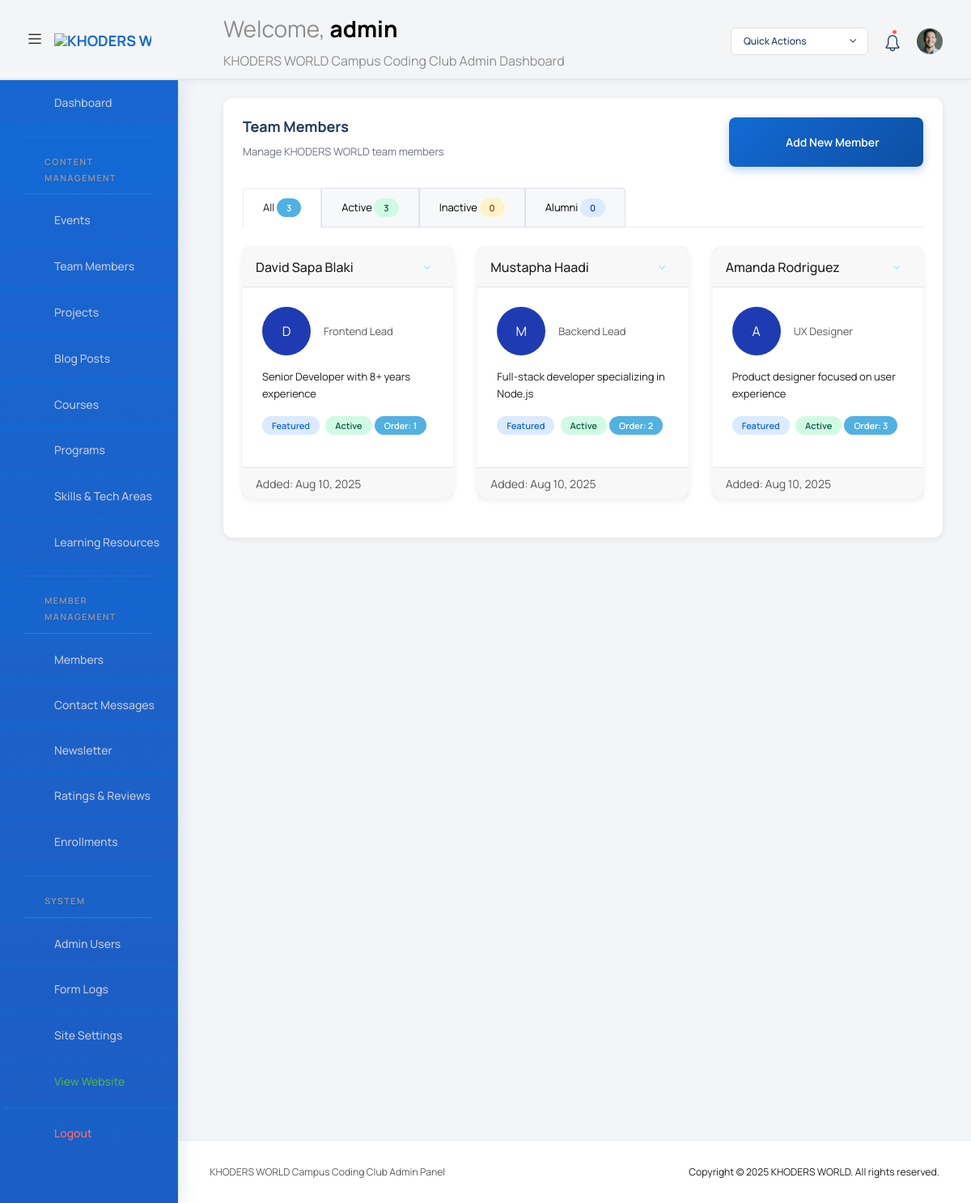
/admin/index.php?route=team (signed in), run on the app's committed database.
### tables this page shows
CREATE TABLE IF NOT EXISTS team_members (
    id INT AUTO_INCREMENT PRIMARY KEY,
    name VARCHAR(200) NOT NULL,
    email VARCHAR(100),
    phone VARCHAR(20),
    position VARCHAR(100),
    bio TEXT,
    image_url VARCHAR(500),
    profile_image VARCHAR(500),
    social_links JSON,
    linkedin_url VARCHAR(500),
    github_url VARCHAR(500),
    twitter_url VARCHAR(500),
    personal_website VARCHAR(500),
    is_featured BOOLEAN DEFAULT FALSE,
    order_index INT DEFAULT 0,
    average_rating DECIMAL(3,2) DEFAULT 0.00,
    total_ratings INT DEFAULT 0,
    status ENUM('active', 'inactive') DEFAULT 'active',
    created_at TIMESTAMP DEFAULT CURRENT_TIMESTAMP,
    updated_at TIMESTAMP DEFAULT CURRENT_TIMESTAMP ON UPDATE CURRENT_TIMESTAMP,
    INDEX idx_status (status),
    INDEX idx_order (order_index),
    INDEX idx_featured (is_featured),
    INDEX idx_rating (average_rating DESC)
);

### admin/index.php (called while the page is built, shortened)
<?php
require_once '../config/auth.php';
require_once '../config/database.php';
require_once __DIR__ . '/includes/admin_helpers.php';
require_once __DIR__ . '/template.php';

### config/auth.php (called while the page is built, shortened)
<?php
class Auth {
    public static function user() {
        $userData = [
            'id' => $_SESSION['admin_id'] ?? 0,
            'username' => $_SESSION['admin_username'] ?? 'Unknown',
            'role' => $_SESSION['admin_role'] ?? 'editor',
            'login_time' => $_SESSION['login_time'] ?? time()
        ];
        if (!empty($_SESSION['admin_id'])) {
            try {
                $database = new Database();
                $db = $database->getConnection();
                if ($db) {
                    $stmt = $db->prepare("SELECT email, role FROM admins WHERE id = ? LIMIT 1");
                    $stmt->execute([$_SESSION['admin_id']]);
                    $dbUser = $stmt->fetch();
                    if ($dbUser) {
                        $userData['email'] = $dbUser['email'];
                        $userData['role'] = $dbUser['role'];
                    }
                }
            } catch (PDOException $e) {
            }
        }
        return $userData;
    }
}
?>

### admin/includes/admin_helpers.php (called while the page is built, shortened)
<?php
if (!function_exists('admin_safe')) {
    function admin_safe($value): string
    {
        return htmlspecialchars((string) $value, ENT_QUOTES, 'UTF-8');
    }
}
if (!function_exists('admin_format_date')) {
    function admin_format_date(?string $value, string $format = 'M d, Y'): string
    {
        $timestamp = strtotime($value);
        return $timestamp ? date($format, $timestamp) : '—';
    }
}
if (!function_exists('admin_table_exists')) {
    function admin_table_exists($db, string $table): bool
    {
        try {
            $stmt = $db->prepare("SELECT 1 FROM `" . str_replace('`', '``', $table) . "` LIMIT 1");
            $stmt->execute();
            return true;
        } catch (PDOException $e) {
            return false;
        }
    }
}
if (!function_exists('admin_excerpt')) {
    function admin_excerpt(?string $value, int $length = 80): string
    {
        if (function_exists('mb_strimwidth')) {
            $trimmed = mb_strimwidth($value, 0, $length, '…', 'UTF-8');
        } else {
            $trimmed = substr($value, 0, $length);
            if (strlen($value) > $length) {
                $trimmed .= '…';
            }
        }
        return admin_safe($trimmed);
    }
}

### admin/pages/team.php (the view, shortened to what this page needs)
<?php
require_once __DIR__ . '/../../config/database.php';
require_once __DIR__ . '/../includes/admin_helpers.php';
$statusFilter = $_GET['status'] ?? 'all';
try {
    $database = new Database();
    $db = $database->getConnection();
} catch (Exception $e) {
    $error = 'Database connection error: ' . $e->getMessage();
    $db = null;
}
$members = [];
if ($db) {
    try {
        $sql = "SELECT * FROM team_members";
        $params = [];
        $sql .= " ORDER BY order_index ASC, name ASC";
        $stmt = $db->prepare($sql);
        $stmt->execute($params);
        $members = $stmt->fetchAll(PDO::FETCH_ASSOC);
    } catch (PDOException $e) {
        $error = 'Error fetching team members: ' . $e->getMessage();
    }
}
$tableExists = $db ? admin_table_exists($db, 'team_members') : false;
$statusCounts = [
    'all' => 0,
    'active' => 0,
    'inactive' => 0,
    'alumni' => 0
];
foreach ($members as $member) {
    $statusCounts['all']++;
    $status = $member['status'] ?? 'active';
    if (isset($statusCounts[$status])) {
        $statusCounts[$status]++;
    }
}
$csrfToken = Security::generateCSRFToken();
?>
<div class="content-wrapper">
  <div class="row">
    <div class="col-lg-12 grid-margin stretch-card">
      <div class="card">
        <div class="card-body">
          <div class="d-sm-flex justify-content-between align-items-start mb-4">
            <div>
              <h4 class="card-title card-title-dash">Team Members</h4>
              <p class="card-subtitle card-subtitle-dash">Manage KHODERS WORLD team members</p>
            </div>
            <div>
              <a href="?route=team-editor" class="btn btn-primary btn-lg text-white mb-0 me-0">
                <i class="mdi mdi-account-plus"></i> Add New Member
              </a>
            </div>
          </div>
          <?php if (!$tableExists): ?>
            <div class="alert alert-warning" role="alert">
              <i class="mdi mdi-database-alert"></i> The team_members table doesn't exist yet. Click the button below to create it.
              <form method="post" action="?route=team" class="mt-3">
                <input type="hidden" name="csrf_token" value="<?php echo $csrfToken; ?>">
                <button type="submit" name="create_table" class="btn btn-warning">Create Team Members Table</button>
              </form>
            </div>
          <?php else: ?>
            <ul class="nav nav-tabs mb-4">
              <li class="nav-item">
                <a class="nav-link <?php echo $statusFilter === 'all' ? 'active' : ''; ?>" href="?route=team&status=all">
                  All <span class="badge bg-secondary"><?php echo $statusCounts['all']; ?></span>
                </a>
              </li>
              <li class="nav-item">
                <a class="nav-link <?php echo $statusFilter === 'active' ? 'active' : ''; ?>" href="?route=team&status=active">
                  Active <span class="badge bg-success"><?php echo $statusCounts['active']; ?></span>
                </a>
              </li>
              <li class="nav-item">
                <a class="nav-link <?php echo $statusFilter === 'inactive' ? 'active' : ''; ?>" href="?route=team&status=inactive">
                  Inactive <span class="badge bg-warning"><?php echo $statusCounts['inactive']; ?></span>
                </a>
              </li>
              <li class="nav-item">
                <a class="nav-link <?php echo $statusFilter === 'alumni' ? 'active' : ''; ?>" href="?route=team&status=alumni">
                  Alumni <span class="badge bg-info"><?php echo $statusCounts['alumni']; ?></span>
                </a>
              </li>
            </ul>
            <?php if (empty($members)): ?>
              <div class="text-center py-5 bg-light rounded">
                <i class="mdi mdi-account-group mdi-48px text-muted"></i>
                <p class="mt-3 mb-0 text-muted">No team members found.</p>
                <?php if ($statusFilter !== 'all'): ?>
                  <p class="text-muted">Try changing the filter or <a href="?route=team-editor" class="text-primary">add a new member</a>.</p>
                <?php else: ?>
                  <p class="text-muted">Get started by <a href="?route=team-editor" class="text-primary">adding your first team member</a>.</p>
                <?php endif; ?>
              </div>
            <?php else: ?>
              <div class="row">
                <?php foreach ($members as $member): ?>
                  <div class="col-md-6 col-lg-4 mb-4">
                    <div class="card h-100">
                      <div class="card-header d-flex justify-content-between align-items-center">
                        <h5 class="mb-0"><?php echo htmlspecialchars($member['name']); ?></h5>
                        <div class="dropdown">
                          <button class="btn btn-sm btn-outline-secondary dropdown-toggle" type="button" id="dropdownMenuButton<?php echo (int)$member['id']; ?>" data-bs-toggle="dropdown" aria-expanded="false">
                            <i class="mdi mdi-dots-vertical"></i>
                          </button>
                        </div>
                      </div>
                      <div class="card-body">
                        <div class="d-flex align-items-center mb-3">
                          <?php if (!empty($member['photo_url'])): ?>
                            <img src="<?php echo htmlspecialchars($member['photo_url']); ?>" alt="<?php echo htmlspecialchars($member['name']); ?>" class="rounded-circle me-3" style="width: 60px; height: 60px; object-fit: cover;">
                          <?php else: ?>
                            <div class="rounded-circle bg-primary d-flex align-items-center justify-content-center text-white me-3" style="width: 60px; height: 60px;">
                              <?php echo strtoupper(substr($member['name'], 0, 1)); ?>
                            </div>
                          <?php endif; ?>
                          <div>
                            <p class="text-muted mb-0"><?php echo htmlspecialchars($member['position'] ?? ''); ?></p>
                          </div>
                        </div>
                        <?php if (!empty($member['bio'])): ?>
                          <p class="card-text mb-3"><?php echo admin_excerpt($member['bio'], 100); ?></p>
                        <?php endif; ?>
                        <div class="mb-3">
                          <?php if ($member['is_featured']): ?>
                            <span class="badge bg-primary me-1">Featured</span>
                          <?php endif; ?>
                          <?php
                            $statusClass = 'secondary';
                            switch ($member['status']) {
                                case 'active': $statusClass = 'success'; break;
                            }
                          ?>
                          <span class="badge bg-<?php echo $statusClass; ?>"><?php echo ucfirst($member['status']); ?></span>
                          <?php if ($member['order_index'] > 0): ?>
                            <span class="badge bg-secondary">Order: <?php echo (int)$member['order_index']; ?></span>
                          <?php endif; ?>
                        </div>
                      </div>
                      <div class="card-footer text-muted">
                        <small>Added: <?php echo admin_format_date($member['created_at'] ?? null); ?></small>
                      </div>
                    </div>
                  </div>
                <?php endforeach; ?>
              </div>
            <?php endif; ?>
          <?php endif; ?>
        </div>
      </div>
    </div>
  </div>
</div>

### admin/partials/_navbar.php (shortened to what this page needs)
<nav class="navbar default-layout col-lg-12 col-12 p-0 fixed-top d-flex align-items-top flex-row">
  <div class="text-center navbar-brand-wrapper d-flex align-items-center justify-content-start">
    <div class="me-3">
      <button class="navbar-toggler navbar-toggler align-self-center" type="button" data-bs-toggle="minimize">
        <span class="icon-menu"></span>
      </button>
    </div>
    <div>
      <a class="navbar-brand brand-logo" href="index.php">
        <img src="assets/images/logo.svg" alt="KHODERS WORLD logo" />
      </a>
    </div>
  </div>
  <div class="navbar-menu-wrapper d-flex align-items-top">
    <ul class="navbar-nav">
      <li class="nav-item font-weight-semibold d-none d-lg-block ms-0">
        <h1 class="welcome-text">Welcome, <span class="text-black fw-bold"><?php echo htmlspecialchars($user['username'] ?? 'Admin'); ?></span></h1>
        <h3 class="welcome-sub-text">KHODERS WORLD Campus Coding Club Admin Dashboard</h3>
      </li>
    </ul>
    <ul class="navbar-nav ms-auto">
      <li class="nav-item dropdown d-none d-lg-block">
        <a class="nav-link dropdown-bordered dropdown-toggle dropdown-toggle-split" id="messageDropdown" href="#" data-bs-toggle="dropdown" aria-expanded="false"> Quick Actions </a>
      </li>
      <li class="nav-item dropdown">
        <a class="nav-link count-indicator" id="countDropdown" href="#" data-bs-toggle="dropdown" aria-expanded="false">
          <i class="icon-bell"></i>
          <span class="count"></span>
        </a>
      </li>
      <li class="nav-item dropdown d-none d-lg-block user-dropdown">
        <a class="nav-link" id="UserDropdown" href="#" data-bs-toggle="dropdown" aria-expanded="false">
          <img class="img-xs rounded-circle" src="assets/images/faces/face8.jpg" alt="Profile image"> </a>
      </li>
    </ul>
  </div>
</nav>

### admin/assets/css/khoders-custom.css (style rules this page uses)
:root { --khoders-primary: #4B49AC; --khoders-secondary: #98BDFF; --khoders-success: #57B657; --khoders-info: #248AFD; --khoders-warning: #FFC100; --khoders-danger: #FF4747; --khoders-light: #F8F9FA; --khoders-dark: #1F2937; }
.navbar .navbar-brand-wrapper .navbar-brand img { max-width: 120px; height: auto; }
.welcome-text { color: var(--khoders-primary); }
.welcome-sub-text { color: var(--khoders-dark); font-size: 0.875rem; margin-top: 0.25rem; }
.card-title-dash { color: var(--khoders-dark); font-weight: 600; }
.card-subtitle-dash { color: #6c757d; font-size: 0.875rem; }
.badge.bg-success { background-color: var(--khoders-success) !important; }
.badge.bg-warning { background-color: var(--khoders-warning) !important; }
.btn-primary { background-color: var(--khoders-primary); border-color: var(--khoders-primary); }

### admin/template.php (style rules this page uses)
:root { --eth-blue: #136ad5; --eth-dark: #223a58; --eth-light: #f5faff; }
.card { border: none !important; border-radius: 12px !important; box-shadow: 0 2px 8px rgba(0,0,0,0.08) !important; transition: all 0.3s cubic-bezier(0.4, 0, 0.2, 1) !important; background: #ffffff !important; }
.card-body { padding: 24px !important; }
.card-title { color: #223a58 !important; font-weight: 700 !important; font-size: 18px !important; margin-bottom: 8px !important; }
.card-subtitle { color: #6B7280 !important; font-size: 13px !important; }
.btn { border-radius: 8px !important; font-weight: 600 !important; transition: all 0.2s ease !important; border: none !important; font-size: 14px !important; }
.btn-primary { background: linear-gradient(135deg, #136ad5 0%, #0d4fa3 100%) !important; color: white !important; box-shadow: 0 4px 12px rgba(19, 106, 213, 0.3) !important; }
.badge { padding: 6px 12px !important; border-radius: 20px !important; font-weight: 600 !important; font-size: 11px !important; }
.badge.bg-success { background: #D1FAE5 !important; color: #065F46 !important; }
.badge.bg-warning { background: #FEF3C7 !important; color: #92400E !important; }
.badge.bg-info { background: #DBEAFE !important; color: #1E40AF !important; }
.badge.bg-primary { background: #DBEAFE !important; color: #136ad5 !important; }
.navbar { background: white !important; border-bottom: 2px solid #E5E7EB !important; box-shadow: 0 2px 8px rgba(0,0,0,0.04) !important; }
.navbar-brand { font-weight: 700 !important; color: #136ad5 !important; font-size: 18px !important; }
.navbar .nav-link { color: #223a58 !important; font-weight: 500 !important; }

### data on the page
team_members: total_ratings "0", name "Amanda Rodriguez", name "A", position "UX Designer", bio "Product designer focused on user experience", is_featured "Featured", status "Active", order_index "3", created_at "Aug 10, 2025"
team_members: name "David Sapa Blaki", name "D", position "Frontend Lead", bio "Senior Developer with 8+ years experience", is_featured "Featured", status "Active", order_index "1", created_at "Aug 10, 2025"
team_members: name "Mustapha Haadi", name "M", position "Backend Lead", bio "Full-stack developer specializing in Node.js", is_featured "Featured", status "Active", order_index "2", created_at "Aug 10, 2025"

### other printed values
$user['username'] "admin"
$statusCounts['all'] "3"
$statusCounts['active'] "3"
